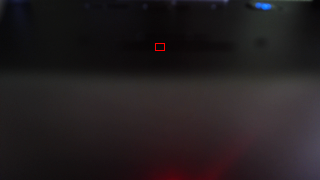
#> input picture src/obstacle_run/left.png, 320 x 180 px; its folder holds only this picture in this run
$ python -i ImageProcess.py   (imports and definitions only)
#> lines starting #> are read from the running program, lines starting #| are printed output that depends on the picture; after the words box and inside, x2 and y2 are one past the last pixel; in counts of white or black regions, pixels touching at a corner belong together
#!/usr/bin/env python

import cv2
import numpy as np
import pandas as pd


#HSV color range
BLUE_LOWER = np.array([100, 80, 20])
BLUE_UPPER = np.array([125, 255, 255])


BLUE_Y_LOWER = np.array([0, 0, 10])
BLUE_Y_UPPER = np.array([20, 100, 120])

BLUE_Y2_LOWER = np.array([160, 0, 60])
BLUE_Y2_UPPER = np.array([180, 100, 160])

YELLOW_LOWER = np.array([22, 60, 160])
YELLOW_UPPER = np.array([34, 230, 255])

RED_LOWER1 = np.array([0, 90, 10])
RED_UPPER1 = np.array([10, 255, 255])
RED_LOWER2 = np.array([170, 90, 10])
RED_UPPER2 = np.array([180, 255, 255])


def convertColor(img):
    hsv = cv2.cvtColor(img,cv2.COLOR_BGR2HSV)
    return hsv, True

def frame_process(frame):
    frame = cv2.resize(frame,(0,0),fx=0.5,fy=0.5,interpolation=3)
    hsv_img = cv2.cvtColor(frame.copy(), cv2.COLOR_BGR2HSV)
    gray_img = cv2.cvtColor(frame, cv2.COLOR_BGR2GRAY)

    kernel = np.ones((3,3),np.uint8)
    shape = frame.shape

    mask_blue = cv2.inRange(hsv_img, BLUE_LOWER, BLUE_UPPER)
    mask_y_blue = cv2.inRange(hsv_img, BLUE_Y_LOWER, BLUE_Y_UPPER)
    mask_y2_blue = cv2.inRange(hsv_img, BLUE_Y2_LOWER, BLUE_Y2_UPPER)

    mask_blue = np.bitwise_or(np.bitwise_or(mask_blue,mask_y_blue),mask_y2_blue)
    mask_blue = cv2.dilate(mask_blue, np.ones((3, 3)))
    mask_blue = cv2.erode(mask_blue, np.ones((3, 3)))
    mask_blue = cv2.erode(mask_blue, np.ones((3, 3)),iterations = 1)
    mask_blue = cv2.dilate(mask_blue, np.ones((3, 3)),iterations = 1)

    mask_yellow = cv2.inRange(hsv_img, YELLOW_LOWER, YELLOW_UPPER)
    mask_yellow = cv2.erode(mask_yellow, np.ones((3, 3)))
    mask_yellow = cv2.dilate(mask_yellow, np.ones((3, 3)))
    mask_yellow = cv2.dilate(mask_yellow, np.ones((3, 3)))
    mask_yellow = cv2.erode(mask_yellow, np.ones((3, 3)))

    mask_red1 = cv2.inRange(hsv_img, RED_LOWER1, RED_UPPER1)
    mask_red2 = cv2.inRange(hsv_img, RED_LOWER2, RED_UPPER2)
    mask_red = np.bitwise_or(mask_red1, mask_red2)
    mask_red = cv2.erode(mask_red, np.ones((3, 3)))
    mask_red = cv2.dilate(mask_red, np.ones((3, 3)))
    mask_red = cv2.dilate(mask_red, np.ones((3, 3)))
    mask_red = cv2.erode(mask_red, np.ones((3, 3)))

    global roi_near
    roi_near = mask_blue[int(shape[0] * 0.625):, :]

    side_height = 0.3
    side_width = 0.3
    side_margin = 0.2

    roi_left_yellow = mask_yellow[int(shape[0]*(1-side_height)):,
                                 int(shape[1]*side_margin):int(shape[1]*(side_width+side_margin))]
    roi_right_yellow = mask_yellow[int(shape[0]*(1-side_height)):,
                                 int(shape[1]*(1-side_width-side_margin)):int(shape[1]*(1-side_margin))]


    roi_left = gray_img[int(shape[0]*(1-side_height)):,
                        int(shape[1]*side_margin):int(shape[1] * (side_width+side_margin))]
    roi_right = gray_img[int(shape[0] * (1-side_height)):,
                        int(shape[1]*(1-side_width-side_margin)):int(shape[1]*(1-side_margin))]


    roi_near_yellow = mask_yellow[int(shape[0]*0.65):, int(shape[1]*0.25):int(shape[1]*0.75)]

    roi_red = mask_red[int(shape[0] * 0.24):int(shape[0] * 0.28),
                        int(shape[1] * 0.485):int(shape[1] * 0.515)]
    cv2.rectangle(frame, (int(shape[1] * 0.485), int(shape[0] * 0.24)),
                        (int(shape[1] * 0.515), int(shape[0] * 0.28)), (0, 0, 255), 1)

    lr = np.concatenate((roi_left,roi_right), axis = 1)
    lry = np.concatenate((roi_left_yellow,roi_right_yellow),axis = 1)

    roi_yellow = np.concatenate((lr,lry), axis = 0)

    cv2.line(roi_yellow,(0,roi_yellow.shape[0]/2),
                        (roi_yellow.shape[1],roi_yellow.shape[0]/2),255,1)

    cv2.line(roi_yellow,(roi_yellow.shape[1]/2,0),
                        (roi_yellow.shape[1]/2,roi_yellow.shape[0]),255,1)

    gray_img = cv2.cvtColor(gray_img, cv2.COLOR_GRAY2BGR)

    vis = np.concatenate((hsv_img, gray_img, frame), axis=1)

    lava = cv2.dilate(mask_blue, np.ones((150, 150)))

    rbl = np.concatenate((mask_red, mask_blue, lava), axis = 1)
    cv2.line(rbl,(shape[1],0),(shape[1],shape[0]),255,1)
    cv2.line(rbl,(shape[1]*2,0),(shape[1]*2,shape[0]),255,1)


    '''
    cv2.imshow('vis', vis)
    cv2.imshow("near", roi_near)
    cv2.imshow("near yellow",roi_near_yellow)
    cv2.imshow('yellow',roi_yellow)
    cv2.imshow('red, blue, lava', rbl)

    cv2.moveWindow('vis',500,0)
    cv2.moveWindow("near",500,240)
    cv2.moveWindow("near yellow",500,360)
    cv2.moveWindow('yellow',500,540)
    cv2.moveWindow('red, blue, lava',500,720)
    '''


    gate = white_area(roi_red) > 0.7
    wall = white_area(roi_near) > 0.2
    left_border = white_area(roi_left_yellow) > 0.2
    right_border = white_area(roi_right_yellow) > 0.2
    yellow = white_area(roi_near_yellow) > 0.1

    result_dictionary = {'gate':gate,'wall':wall,'l_border':left_border,'r_border':right_border,
            'yellow':yellow,'hsv':hsv_img,'vis':vis,'roi_near':roi_near,'roi_yellow':roi_yellow,'lava':lava,'roi_near_yellow':roi_near_yellow,
        'rbl':rbl,'mask_blue':mask_blue}
    return result_dictionary, True


def white_area(frame):
    '''Calculate white(value == 255) pixels in a "1-channel" image, in ratio.
    '''
    pd_img = pd.DataFrame(data=frame[:, :])
    return float(pd_img.sum().sum())/(255*frame.shape[0]*frame.shape[1])

def lava_safe(lava):

    lava_pd = pd.DataFrame(data=lava[:, :])

    if (lava_pd.sum()[lava.shape[1]*0.5]/255) < (lava.shape[0] * 0.7):
        return True
    else:
        return False


>>> import cv2
>>> picture = cv2.imread('../left.png')
#> picture is the input picture: shape (180, 320, 3); mean B, G, R 31.3, 29.5, 35
>>> result = frame_process(picture)
#> in frame_process, `hsv_img = cv2.cvtColor(frame.copy(), cv2.COLOR_BGR2HSV)`: hsv_img: shape (90, 160, 3); mean H, S, V 105.2, 45, 36.1
#> in frame_process, `mask_blue = cv2.inRange(hsv_img, BLUE_LOWER, BLUE_UPPER)`:
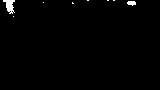
#> mask_blue: shape (90, 160); 0.98% white; 8 white regions (6 under 20 px), largest, box (x1, y1, x2, y2) and area: (3, 0, 15, 14) 96, (127, 1, 136, 6) 34
#> in frame_process, `mask_y_blue = cv2.inRange(hsv_img, BLUE_Y_LOWER, BLUE_Y_UPPER)`:
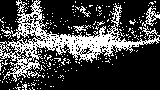
#> mask_y_blue: shape (90, 160); 27.1% white in thin lines or dots
#> in frame_process, `mask_y2_blue = cv2.inRange(hsv_img, BLUE_Y2_LOWER, BLUE_Y2_UPPER)`: mask_y2_blue: shape (90, 160); 5% white; 10 white regions (9 under 20 px), largest, box (x1, y1, x2, y2) and area: (113, 42, 160, 72) 705
#> in frame_process, `mask_blue = np.bitwise_or(np.bitwise_or(mask_blue,mask_y_blue),mask_y2..`: mask_blue: shape (90, 160); 33.1% white; 263 white regions (256 under 20 px), largest, box (x1, y1, x2, y2) and area: (0, 0, 160, 82) 3713, (142, 6, 160, 27) 121, (3, 0, 15, 14) 96
#> in frame_process, `mask_blue = cv2.dilate(mask_blue, np.ones((3, 3)))`: mask_blue: shape (90, 160); 65.7% white; 56 black regions (47 under 20 px), largest, box (x1, y1, x2, y2) and area: (34, 48, 160, 90) 2736, (41, 0, 114, 33) 1146, (116, 0, 153, 33) 471
#> in frame_process, `mask_blue = cv2.erode(mask_blue, np.ones((3, 3)))`: mask_blue: shape (90, 160); 51.9% white; 27 black regions (15 under 20 px), largest, box (x1, y1, x2, y2) and area: (33, 47, 160, 90) 3314, (40, 0, 154, 42) 2474, (0, 0, 18, 30) 336
#> in frame_process, `mask_blue = cv2.erode(mask_blue, np.ones((3, 3)),iterations = 1)`: mask_blue: shape (90, 160); 40.4% white; 17 white regions (12 under 20 px), largest, box (x1, y1, x2, y2) and area: (0, 0, 160, 82) 5614, (14, 84, 34, 90) 69, (73, 7, 89, 16) 41, (59, 59, 69, 65) 33, (129, 0, 135, 4) 21
#> in frame_process, `mask_blue = cv2.dilate(mask_blue, np.ones((3, 3)),iterations = 1)`:
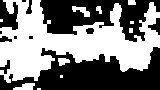
#> mask_blue: shape (90, 160); 49.5% white; 11 white regions (4 under 20 px), largest, box (x1, y1, x2, y2) and area: (0, 0, 160, 83) 6724, (13, 83, 35, 90) 105, (72, 6, 90, 17) 99
#> in frame_process, `mask_yellow = cv2.inRange(hsv_img, YELLOW_LOWER, YELLOW_UPPER)`: mask_yellow: shape (90, 160); every value is 0
#> in frame_process, `mask_red1 = cv2.inRange(hsv_img, RED_LOWER1, RED_UPPER1)`: mask_red1: shape (90, 160); 0.17% white in thin lines or dots, all inside (x1, y1, x2, y2) = (58, 21, 99, 88)
#> in frame_process, `mask_red2 = cv2.inRange(hsv_img, RED_LOWER2, RED_UPPER2)`: mask_red2: shape (90, 160); 8.4% white; 24 white regions (23 under 20 px), largest, box (x1, y1, x2, y2) and area: (51, 67, 124, 90) 1160
#> in frame_process, `mask_red = np.bitwise_or(mask_red1, mask_red2)`: mask_red: shape (90, 160); 8.6% white; 24 white regions (22 under 20 px), largest, box (x1, y1, x2, y2) and area: (51, 67, 124, 90) 1165, (77, 21, 83, 26) 20
#> in frame_process, `mask_red = cv2.erode(mask_red, np.ones((3, 3)))`: mask_red: shape (90, 160); 6.4% white; 1 white region, box (x1, y1, x2, y2) and area: (59, 69, 120, 90) 927
#> in frame_process, `mask_red = cv2.dilate(mask_red, np.ones((3, 3)))`: mask_red: shape (90, 160); 7.4% white; 1 white region, box (x1, y1, x2, y2) and area: (58, 68, 121, 90) 1061
#> in frame_process, `mask_red = cv2.dilate(mask_red, np.ones((3, 3)))`: mask_red: shape (90, 160); 8.3% white; 1 white region, box (x1, y1, x2, y2) and area: (57, 67, 122, 90) 1193
#> in frame_process, `mask_red = cv2.erode(mask_red, np.ones((3, 3)))`: mask_red: shape (90, 160); 7.4% white; 1 white region, box (x1, y1, x2, y2) and area: (58, 68, 121, 90) 1069
#> in frame_process, `roi_near = mask_blue[int(shape[0] * 0.625):, :]`: roi_near: shape (34, 160); 32.7% white; 8 white regions (2 under 20 px), largest, box (x1, y1, x2, y2) and area: (0, 0, 55, 27) 1009, (116, 0, 151, 16) 425, (73, 0, 99, 7) 122, (13, 27, 35, 34) 105, (58, 2, 70, 10) 69, (105, 0, 110, 6) 30
#> in frame_process, `roi_left_yellow = mask_yellow[int(shape[0]*(1-side_height)):, int(shap..`: roi_left_yellow: shape (28, 48); every value is 0
#> in frame_process, `roi_right_yellow = mask_yellow[int(shape[0]*(1-side_height)):, int(sha..`: roi_right_yellow: shape (28, 49); every value is 0
#> in frame_process, `roi_right = gray_img[int(shape[0] * (1-side_height)):, int(shape[1]*(1..`:
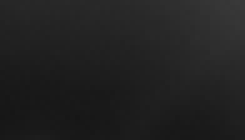
#> roi_right: shape (28, 49) (shown 5 times larger); min 22, max 57, mean 33.4
#> in frame_process, `roi_near_yellow = mask_yellow[int(shape[0]*0.65):, int(shape[1]*0.25):..`: roi_near_yellow: shape (32, 80); every value is 0
#> in frame_process, `roi_red = mask_red[int(shape[0] * 0.24):int(shape[0] * 0.28), int(shap..`: roi_red = [[0, 0, 0, 0, 0], [0, 0, 0, 0, 0], [0, 0, 0, 0, 0], [0, 0, 0, 0, 0]]
#> in frame_process, `lr = np.concatenate((roi_left,roi_right), axis = 1)`:
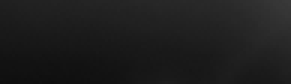
#> lr: shape (28, 97) (shown 3 times larger); min 14, max 57, mean 29.3
#> in frame_process, `lry = np.concatenate((roi_left_yellow,roi_right_yellow),axis = 1)`: lry: shape (28, 97); every value is 0
#> in frame_process, `cv2.line(roi_yellow,(0,roi_yellow.shape[0]/2), (roi_yellow.shape[1],ro..`: roi_yellow: shape (56, 97); min 0, max 255, mean 19.2
#> in frame_process, `cv2.line(roi_yellow,(roi_yellow.shape[1]/2,0), (roi_yellow.shape[1]/2,..`:
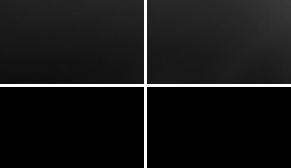
#> roi_yellow: shape (56, 97) (shown 3 times larger); min 0, max 255, mean 21.6
#> in frame_process, `vis = np.concatenate((hsv_img, gray_img, frame), axis=1)`: vis: shape (90, 480, 3); mean H, S, V 56, 35.4, 34.3
#> in frame_process, `lava = cv2.dilate(mask_blue, np.ones((150, 150)))`: lava: shape (90, 160); every value is 255
#> in frame_process, `rbl = np.concatenate((mask_red, mask_blue, lava), axis = 1)`: rbl: shape (90, 480); 52.3% white; 8 black regions (3 under 20 px), largest, box (x1, y1, x2, y2) and area: (0, 0, 320, 90) 17609, (200, 0, 320, 42) 2775, (308, 18, 320, 35) 99, (186, 0, 192, 14) 51, (246, 28, 254, 34) 41
#> in frame_process, `cv2.line(rbl,(shape[1],0),(shape[1],shape[0]),255,1)`:
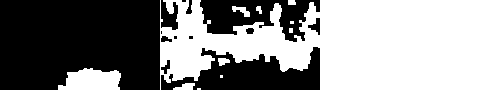
#> rbl: shape (90, 480); 52.4% white; 13 black regions (4 under 20 px), largest, box (x1, y1, x2, y2) and area: (0, 0, 160, 90) 13331, (161, 47, 320, 90) 3774, (200, 0, 320, 42) 2775
#> in white_area, `pd_img = pd.DataFrame(data=frame[:, :])`: pd_img = table of 4 rows and 5 columns
#> in frame_process, `gate = white_area(roi_red) > 0.7`: gate = False
#> in frame_process, `wall = white_area(roi_near) > 0.2`: wall = True
#> in frame_process, `left_border = white_area(roi_left_yellow) > 0.2`: left_border = False
